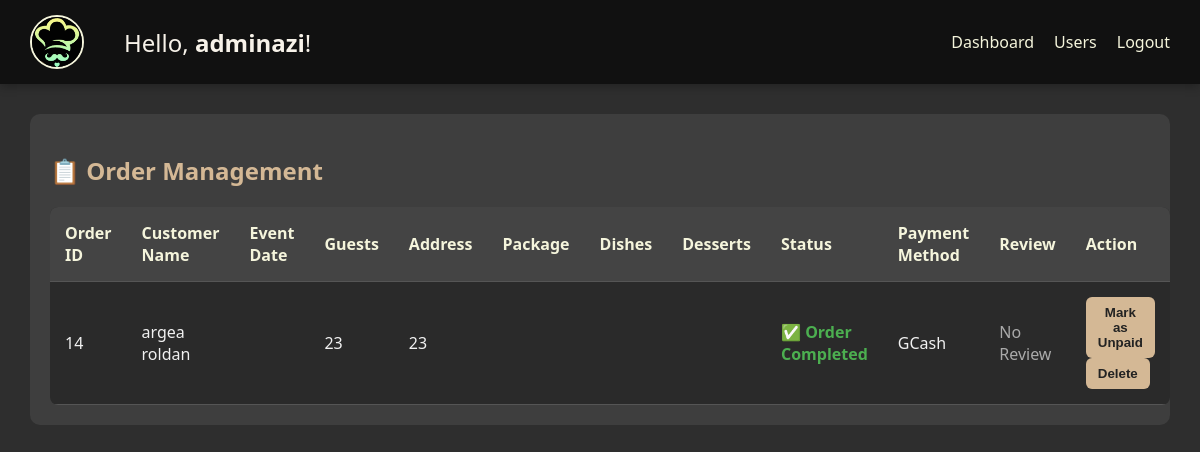
The app's page /admin_home.php (signed in), older data.
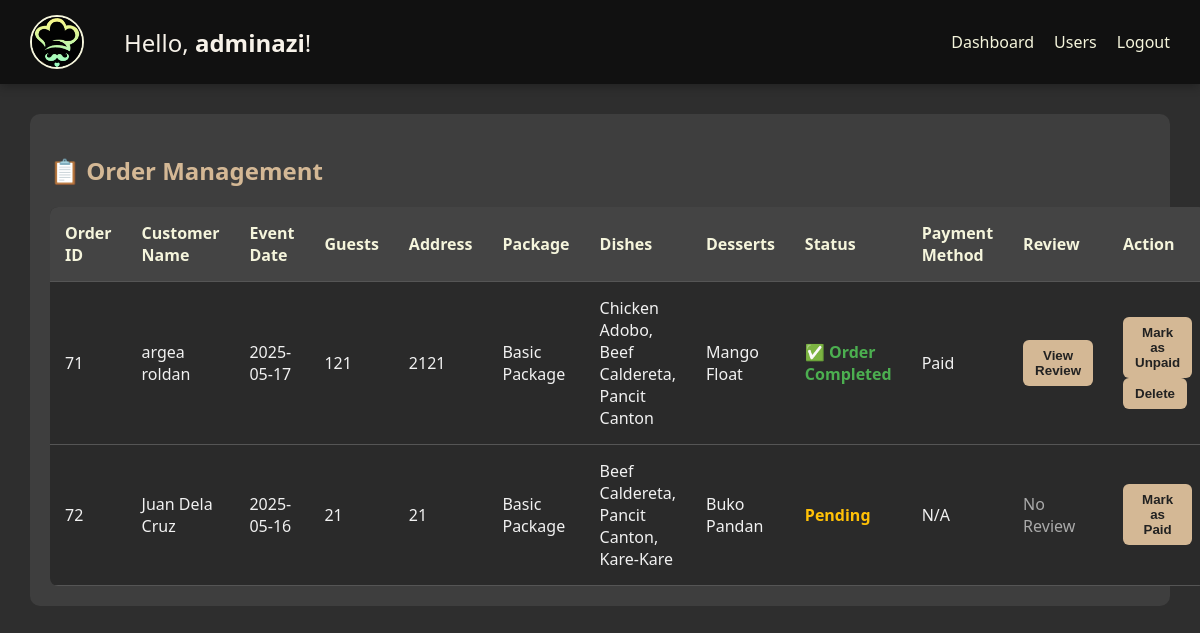
The same page, newer data.
### tables this page shows
CREATE TABLE `registertb` (
  `userid` int(10) UNSIGNED NOT NULL,
  `name` varchar(255) DEFAULT NULL,
  `username` varchar(255) DEFAULT NULL,
  `contact` varchar(20) DEFAULT NULL,
  `password` varchar(255) DEFAULT NULL,
  `checkpass` varchar(255) DEFAULT NULL,
  `role` varchar(20) DEFAULT 'user'
);

CREATE TABLE `catering_orders` (
  `id` int(11) NOT NULL,
  `package_name` varchar(100) DEFAULT NULL,
  `name` varchar(100) NOT NULL,
  `events_date` date NOT NULL,
  `guests` int(11) NOT NULL,
  `address` text NOT NULL,
  `dishes` text DEFAULT NULL,
  `desserts` text DEFAULT NULL,
  `latitude` decimal(10,8) DEFAULT NULL,
  `longitude` decimal(11,8) DEFAULT NULL,
  `special_requests` text DEFAULT NULL,
  `created_at` timestamp NOT NULL DEFAULT current_timestamp(),
  `payment_method` varchar(50) DEFAULT NULL,
  `user_id` int(11) NOT NULL,
  `status` varchar(20) DEFAULT 'pending',
  `total_price` decimal(10,2) DEFAULT NULL,
  `review` text DEFAULT NULL
);

### admin_home.php (the view, shortened to what this page needs)
<?php
include('connection.php');
$user_id = $_SESSION['user_id'];
$user_name = "";
$query = "SELECT name, role FROM registertb WHERE userid = ?";
$stmt = $conn->prepare($query);
$stmt->bind_param("i", $user_id);
$stmt->execute();
$stmt->bind_result($name, $roles);
if ($stmt->fetch()) {
    $user_name = $name;
}
?>
<!DOCTYPE html>
<html lang="en">
<head>
</head>
<body>
<nav class="navbar">
    <div class="navbar-left">
        <img src="logo.jfif" alt="Logo" class="logo-img">
        <?php if (!empty($user_name)) {
            echo "<span class='greeting'>Hello, <strong>$user_name</strong>!</span>";
        } ?>
    </div>
    <ul>
        <li><a href="admin_dashboard.php">Dashboard</a></li>
        <li><a href="admin_users.php">Users</a></li>
        <li><a href="logout.php">Logout</a></li>
    </ul>
</nav>
<div class="container">
    <h2>📋 Order Management</h2>
<?php
$order_query = "SELECT * FROM catering_orders ORDER BY events_date DESC";
$result = $conn->query($order_query);
?>
    <table>
        <tr>
            <th>Order ID</th>
            <th>Customer Name</th>
            <th>Event Date</th>
            <th>Guests</th>
            <th>Address</th>
            <th>Package</th>
            <th>Dishes</th>
            <th>Desserts</th>
            <th>Status</th>
            <th>Payment Method</th>
            <th>Review</th>
            <th>Action</th>
        </tr>
        <?php while ($row = $result->fetch_assoc()): ?>
            <tr>
                <td><?= htmlspecialchars($row['id']) ?></td>
                <td><?= htmlspecialchars($row['name']) ?></td>
                <td><?= htmlspecialchars($row['events_date']) ?></td>
                <td><?= htmlspecialchars($row['guests']) ?></td>
                <td><?= htmlspecialchars($row['address']) ?></td>
                <td><?= htmlspecialchars($row['package_name']) ?></td>
                <td><?= htmlspecialchars($row['dishes']) ?></td>
                <td><?= htmlspecialchars($row['desserts']) ?></td>
                <td>
                    <?php if ($row['status'] === 'done'): ?>
                        <span class="status-paid">✅ Order Completed</span>
                    <?php elseif (!empty($row['payment_method'])): ?>
                        <span class="status-pending">⏳ Awaiting Confirmation</span>
                    <?php else: ?>
                        <span class="status-pending">Pending</span>
                    <?php endif; ?>
                </td>
                <td><?= htmlspecialchars($row['payment_method']) ?: 'N/A' ?></td>
                <td>
                    <?php if (!empty($row['review'])): ?>
                        <button onclick="openReviewModal(<?= $row['id'] ?>, '<?= addslashes($row['review']) ?>')">View Review</button>
                    <?php else: ?>
                        <span style="color: #aaa;">No Review</span>
                    <?php endif; ?>
                </td>
                <td>
                    <?php if (empty($row['payment_method'])): ?>
                        <form method="POST" action="admin_payment.php" style="display:inline-block;">
                            <button type="submit" name="mark_paid">Mark as Paid</button>
                        </form>
                    <?php else: ?>
                        <form method="POST" action="admin_payment.php" style="display:inline-block;">
                            <button type="submit" name="mark_unpaid">Mark as Unpaid</button>
                        </form>
                        <?php if ($row['status'] !== 'done'): ?>
                            <form method="POST" action="admin_payment.php" style="display:inline-block;">
                                <input type="hidden" name="order_id" value="<?= $row['id'] ?>">
                                <button type="submit" name="mark_done">Mark as Done</button>
                            </form>
                        <?php else: ?>
                            <form method="POST" action="admin_payment.php" style="display:inline-block;" onsubmit="return confirm('Are you sure you want to delete this completed order?');">
                                <button type="submit" name="delete_order">Delete</button>
                            </form>
                        <?php endif; ?>
                    <?php endif; ?>
                </td>
            </tr>
        <?php endwhile; ?>
    </table>
</div>
</body>
</html>

### admin_home.php (style rules this page uses)
body { margin: 0; font-family: 'Segoe UI', sans-serif; background-color: #2e2e2e; color: #f1f1f1; }
.navbar { background-color: #111; display: flex; align-items: center; justify-content: space-between; padding: 15px 30px; box-shadow: 0 2px 10px rgba(0,0,0,0.3); position: sticky; top: 0; z-index: 1000; }
.navbar-left { display: flex; align-items: center; }
.greeting { font-size: 1.5rem; color: #f7f2e9; margin-left: 25px; }
.logo-img { width: 50px; height: 50px; border-radius: 50%; object-fit: cover; margin-right: 15px; border: 2px solid beige; }
.navbar ul { list-style: none; display: flex; gap: 20px; margin: 0; padding: 0; }
.navbar ul li a { color: beige; text-decoration: none; font-weight: 500; }
.container { max-width: 1100px; margin: 30px auto; padding: 20px; background-color: #3e3e3e; border-radius: 10px; }
h2 { color: #d4b895; margin-bottom: 20px; }
table { width: 100%; border-collapse: collapse; background-color: #2a2a2a; border-radius: 8px; overflow: hidden; }
th, td { padding: 15px; text-align: left; border-bottom: 1px solid #555; }
th { background-color: #444; color: beige; }
.status-paid { color: #4caf50; font-weight: bold; }
.status-pending { color: #ffc107; font-weight: bold; }
form { margin: 0; }
button { background-color: #d4b895; color: #222; border: none; padding: 8px 12px; font-weight: bold; border-radius: 6px; cursor: pointer; }

Row changes from the older to the newer data that the page shows:
removed catering_orders: id "14", name "argea roldan", guests "23", address "23", status "✅ Order Completed", payment_method "GCash", shows "No Review"
added catering_orders: id "71", name "argea roldan", events_date "2025-05-17", guests "121", address "2121", package_name "Basic Package", dishes "Chicken Adobo, Beef Caldereta, Pancit Canton", desserts "Mango Float", status "✅ Order Completed", payment_method "Paid"
added catering_orders: id "72", name "Juan Dela Cruz", events_date "2025-05-16", guests "21", address "21", package_name "Basic Package", dishes "Beef Caldereta, Pancit Canton, Kare-Kare", desserts "Buko Pandan", status "Pending", payment_method "N/A", shows "No Review"
